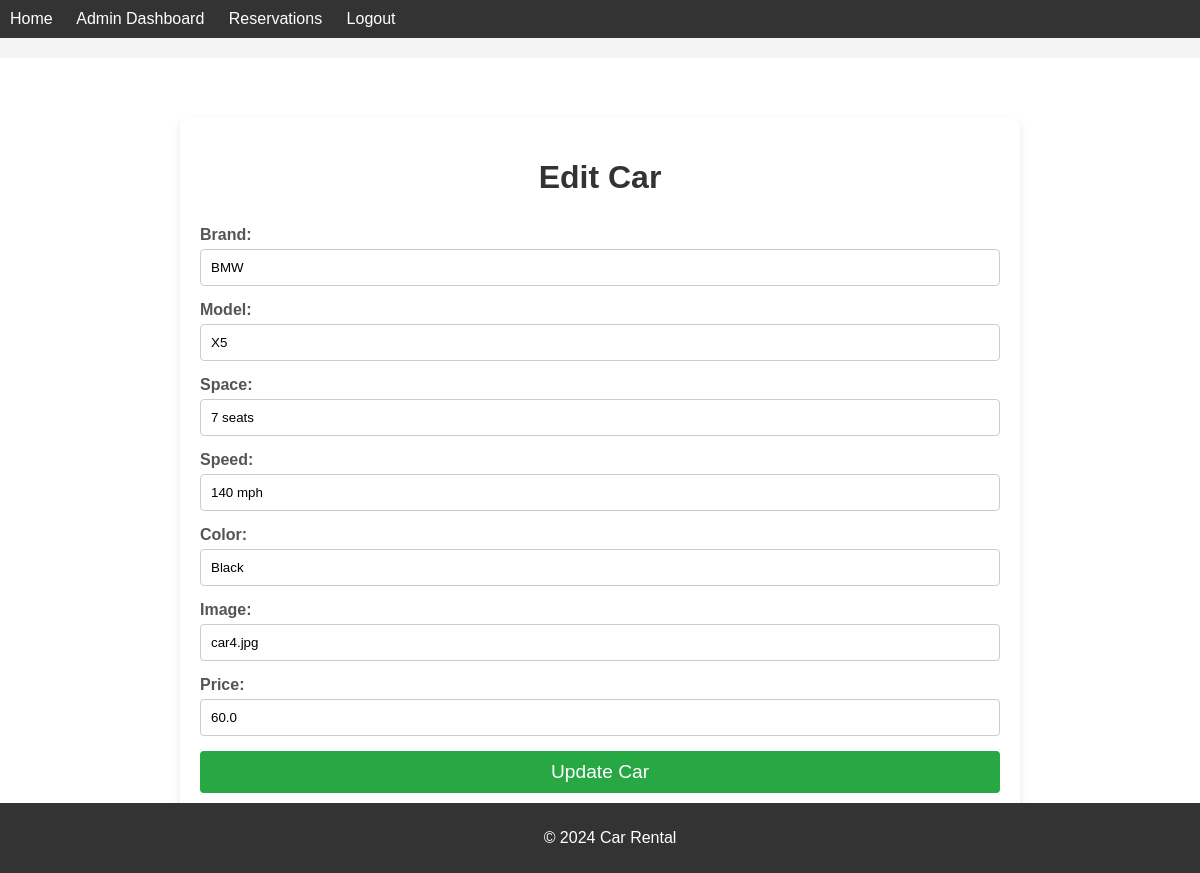
The app's page /admin/edit_car/20 (signed in) with its own data.
### tables this page shows
CREATE TABLE cars (
            id INTEGER PRIMARY KEY AUTOINCREMENT,
            brand TEXT NOT NULL,
            model TEXT NOT NULL,
            space TEXT,
            speed TEXT,
            color TEXT,
            image TEXT,
            available INTEGER DEFAULT 1,
            price REAL NOT NULL
        );

### routes/routes.py (the view)
@routes.route("/admin/edit_car/<int:car_id>")
@login_required
def edit_car(car_id):
    conn = get_db_connection()
    car = conn.execute("SELECT * FROM cars WHERE id = ?", (car_id,)).fetchone()
    conn.close()
    if car is None:
        abort(404)
    return render_template("edit_car.html", car=car)

### models/models.py (called while the page is built)
def get_db_connection():
    conn = sqlite3.connect(Config.DATABASE_PATH)
    conn.row_factory = sqlite3.Row
    return conn

### routes/routes.py (called while the page is built)
def login_required(f):
    @wraps(f)
    def decorated_function(*args, **kwargs):
        if session.get("user_id") is None:
            return redirect(url_for("routes.login"))
        return f(*args, **kwargs)
    return decorated_function

### templates/edit_car.html (shortened to what this page needs)
{% extends "base.html" %}
{% block content %}
    <link rel="stylesheet" href="{{ url_for('static', filename='css/edit_car.css') }}">
    <div class="edit-car">
        <h1>Edit Car</h1>
        <form method="post" action="/admin/update_car/{{ car.id }}">
            <div class="form-group">
                <label for="brand">Brand:</label>
                <input type="text" name="brand" value="{{ car.brand }}" required>
            </div>
            <div class="form-group">
                <label for="model">Model:</label>
                <input type="text" name="model" value="{{ car.model }}" required>
            </div>
            <div class="form-group">
                <label for="space">Space:</label>
                <input type="text" name="space" value="{{ car.space }}">
            </div>
            <div class="form-group">
                <label for="speed">Speed:</label>
                <input type="text" name="speed" value="{{ car.speed }}">
            </div>
            <div class="form-group">
                <label for="color">Color:</label>
                <input type="text" name="color" value="{{ car.color }}">
            </div>
            <div class="form-group">
                <label for="image">Image:</label>
                <input type="text" name="image" value="{{ car.image }}">
            </div>
            <div class="form-group">
                <label for="price">Price:</label>
                <input type="number" name="price" value="{{ car.price }}" required>
            </div>
            <button type="submit" class="btn-submit">Update Car</button>
        </form>
    </div>
{% endblock %}

### static/css/style.css (style rules this page uses)
body { font-family: Arial, sans-serif; background-color: #f4f4f4; margin: 0; padding: 0; }

### static/css/index.css (style rules this page uses)
body { font-family: 'Arial', sans-serif; background-color: #f4f4f4; margin: 0; padding: 0; }

### static/css/login.css (style rules this page uses)
body { font-family: 'Arial', sans-serif; background-color: #f1f1f1; margin: 0; padding: 0; }
.form-group { margin-bottom: 15px; }
label { font-size: 1rem; color: #333; display: block; }

### static/css/register.css (style rules this page uses)
body { font-family: 'Arial', sans-serif; background-color: #f1f1f1; margin: 0; padding: 0; }
.form-group { margin-bottom: 15px; }
label { font-size: 1rem; color: #333; display: block; }

### static/css/user_reservations.css (style rules this page uses)
body { font-family: 'Arial', sans-serif; background-color: #f4f4f4; margin: 0; padding: 0; }

### static/css/car_details.css (style rules this page uses)
body { font-family: 'Arial', sans-serif; background-color: #f4f4f4; margin: 0; padding: 0; }

### static/css/admin_dashboard.css (style rules this page uses)
body { font-family: 'Arial', sans-serif; background-color: #f4f4f4; margin: 0; padding: 0; }
.form-group { margin-bottom: 15px; }
.form-group label { font-weight: bold; color: #555; }
.form-group input { width: 100%; padding: 8px; margin-top: 5px; border-radius: 4px; border: 1px solid #ccc; box-sizing: border-box; }

### static/css/edit_car.css (style rules this page uses)
body { font-family: 'Arial', sans-serif; background-color: #f4f4f4; margin: 0; padding: 0; }
.edit-car { max-width: 800px; margin: 40px auto; background-color: #fff; padding: 20px; border-radius: 8px; box-shadow: 0 4px 8px rgba(0, 0, 0, 0.1); }
.edit-car h1 { text-align: center; font-size: 2rem; color: #333; margin-bottom: 30px; }
.edit-car .form-group { margin-bottom: 15px; }
.edit-car .form-group label { font-weight: bold; color: #555; }
.edit-car .form-group input { width: 100%; padding: 10px; border-radius: 4px; border: 1px solid #ccc; margin-top: 5px; box-sizing: border-box; }
.btn-submit { background-color: #28a745; color: #fff; padding: 10px 15px; border: none; border-radius: 4px; cursor: pointer; width: 100%; font-size: 1.2rem; }

### records on screen
cars: brand "BMW", model "X5", space "7 seats", speed "140 mph", color "Black", image "car4.jpg", price "60.0"
